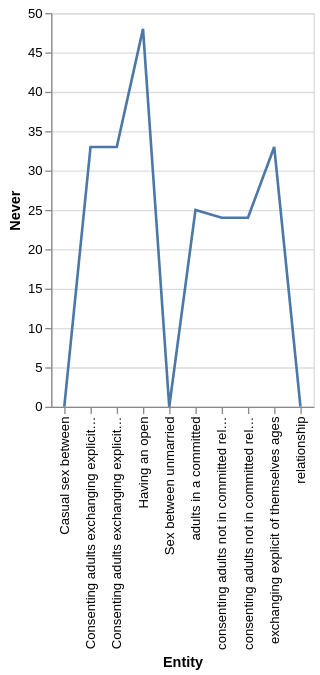

The specification (Vega-Lite) saved for this image:
### Vega-Lite specification from a JSON file in a GitHub repository (floating-point values rounded to 4 significant figures)
{"$schema": "https://vega.github.io/schema/vega-lite/v5.json", "description": "Line chart auto-generated from CSV", "data": {"values": [{"Entity": "Having an open", "Never": "48", "Rarely": "20", "Sometimes": "18", "Always": "14"}, {"Entity": "exchanging explicit of themselves ages", "Never": "33", "Rarely": "17", "Sometimes": "25", "Always": "24"}, {"Entity": "Consenting adults exchanging explicit images of themselves", "Never": "33", "Rarely": "17", "Sometimes": "25", "Always": "24"}, {"Entity": "Consenting adults exchanging explicit of themselves ges", "Never": "33", "Rarely": "17", "Sometimes": "25", "Always": "24"}, {"Entity": "consenting adults not in committed relationship I", "Never": "24", "Rarely": "14", "Sometimes": "32", "Always": "29"}, {"Entity": "consenting adults not in committed relationship a", "Never": "24", "Rarely": "14", "Sometimes": "32", "Always": "29"}, {"Entity": "Casual sex between", "Never": "0", "Rarely": "0", "Sometimes": "0", "Always": "0"}, {"Entity": "relationship", "Never": "0", "Rarely": "0", "Sometimes": "0", "Always": "0"}, {"Entity": "adults in a committed", "Never": "25", "Rarely": "9", "Sometimes": "22", "Always": "43"}, {"Entity": "Sex between unmarried", "Never": "0", "Rarely": "0", "Sometimes": "0", "Always": "0"}]}, "mark": "line", "encoding": {"x": {"field": "Entity", "type": "ordinal"}, "y": {"field": "Never", "type": "quantitative"}}}
